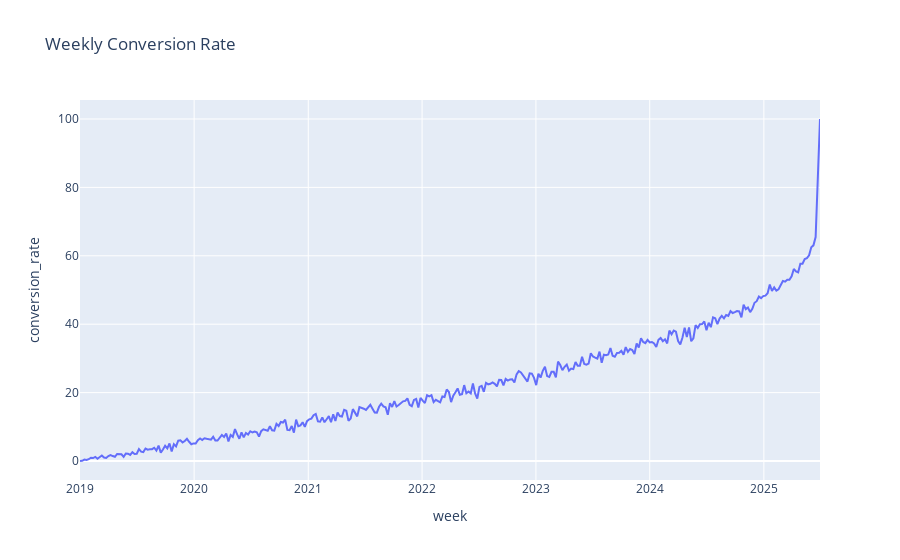

Here is the notebook cell this chart was saved with:
### Code cell
weekly_stats = dat.groupby('week').agg(
    total_sessions=('session_id', 'count'),
    purchases=('purchase_order', lambda x: x.notna().sum())
).reset_index()
weekly_stats['conversion_rate'] = (weekly_stats['purchases'] / weekly_stats['total_sessions']) * 100


fig_weekly = px.line(weekly_stats, x='week', y='conversion_rate', 
                     title='Weekly Conversion Rate')
fig_weekly.show();

### Figure 1 — Plotly figure (JSON) as saved in the notebook; plotly's stock layout.template omitted (floating-point values rounded to 4 significant figures; data arrays with more than 128 entries replaced by an {"elided": "..."} marker saying what was removed)
{"data": [{"hovertemplate": "week=%{x}<br>conversion_rate=%{y}<extra></extra>", "legendgroup": "", "line": {"color": "#636efa", "dash": "solid"}, "marker": {"symbol": "circle"}, "mode": "lines", "name": "", "orientation": "v", "showlegend": false, "type": "scatter", "x": {"elided": "340 str values"}, "xaxis": "x", "y": {"elided": "340 float values"}, "yaxis": "y"}], "layout": {"legend": {"tracegroupgap": 0}, "title": {"text": "Weekly Conversion Rate"}, "xaxis": {"anchor": "y", "domain": [0, 1], "title": {"text": "week"}}, "yaxis": {"anchor": "x", "domain": [0, 1], "title": {"text": "conversion_rate"}}}}
